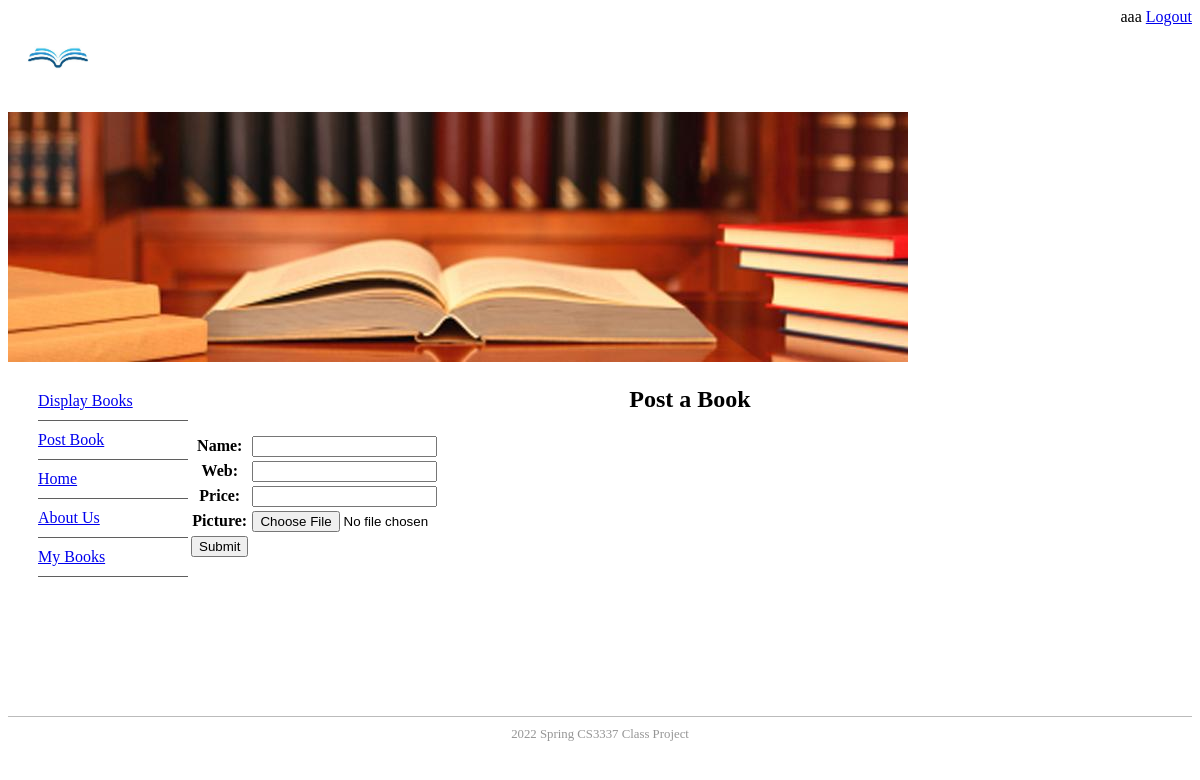
/postbook (signed in), run on the app's committed database.
### bookMng/models.py (models this page shows, shortened)
class MainMenu(models.Model):
    item = models.CharField(max_length=200, unique=True)
    link = models.CharField(max_length=200, unique=True)

### bookMng/views.py (the view)
# urls.py: path('postbook', views.postbook, name='postbook'),
@login_required(login_url=reverse_lazy('login'))
def postbook(request):
    submitted = False
    if request.method == 'POST':
        form = BookForm(request.POST, request.FILES)
        if form.is_valid():
            book = form.save(commit=False)
            try:
                book.username = request.user
            except Exception:
                pass
            book.save()
            return HttpResponseRedirect('/postbook?submitted=True')
    else:
        form = BookForm()
        if 'submitted' in request.GET:
            submitted = True
        return render(request,
                  "bookMng/postbook.html",
                  {
                      'form': form,
                      'item_list': MainMenu.objects.all(),
                      'submitted': submitted
                  }
                  )

### bookMng/forms.py
class BookForm(ModelForm):
    class Meta:
        model = Book
        fields = [
            'name',
            'web',
            'price',
            'picture',
        ]

### BookEx/templates/bookMng/postbook.html (shortened to what this page needs)
{% extends "base.html" %}
{% load static %}
{% block sidenav %}
  {% for item in item_list %}
       <li>
           <a href="{{ item.link }}"> {{ item.item }} </a>
       </li>
  {% endfor %}
{% endblock sidenav %}
{% block content %}
<h1 align="center"> Post a Book</h1>
{% if submitted %}
<p> Post Book Successfully </p>
{% else %}
  <form action="" enctype="multipart/form-data" method="post" novalidate>
      <table>
          {{ form.as_table }}
          <tr>
              <td>
                  <input type="submit" value="Submit">
              </td>
          </tr>
      </table>
  </form>
{% endif %}
{% endblock content %}

### BookEx/templates/base.html (shortened to what this page needs)
{% load static %}
<!DOCTYPE html>
<html lang="en">
<head>
    <link href="{% static 'main.css' %}" rel="stylesheet" type="text/css">
</head>
<body>
<header>
    <div>
        <img src="{% static 'logo.jpg' %}" width="100" height="100" />
        <span style="float: right;">
            {% if user.is_authenticated %}
                        {{ user.username }}
                        <a href="{% url 'logout' %}?next=/">Logout</a>
            {% else %}
                 Not Logged in
                 <a href="{% url 'login' %}?next=/">Login</a>
            {% endif %}
        </span>
    </div>
        <img src="{% static 'banner.jpg' %}" />
</header>
<aside id="leftsidebar">
    <nav id="nav">
        <ul>
            {% block sidenav %}{% endblock sidenav %}
        </ul>
    </nav>
</aside>
<section>
    {% block content %}{% endblock content %}
</section>
<footer id="footer">
    2022 Spring CS3337 Class Project
</footer>
</body>
</html>

### BookEx/static/main.css (style rules this page uses)
#leftsidebar { width: 180px; height: 350px; float: left; }
#nav li { padding-top: 10px; padding-bottom: 10px; font-size: 1em; list-style-type: none; border-bottom: thin solid #5f5f5f; color: #4c4c4c; left: 0px; list-style-position: inside; margin-left: -10px; }
#footer { text-align: center; font-size: 0.8em; margin-top: 5px; padding-top: 10px; padding-bottom: 10px; background-color: #FFFFFF; border-top: thin solid #BBBBBB; clear: both; color: #969696; }

### data on the page
MainMenu: item "Display Books"
MainMenu: item "Post Book"
MainMenu: item "Home"
MainMenu: item "About Us"
MainMenu: item "My Books"

### other printed values
{{ user.username }} "aaa"
